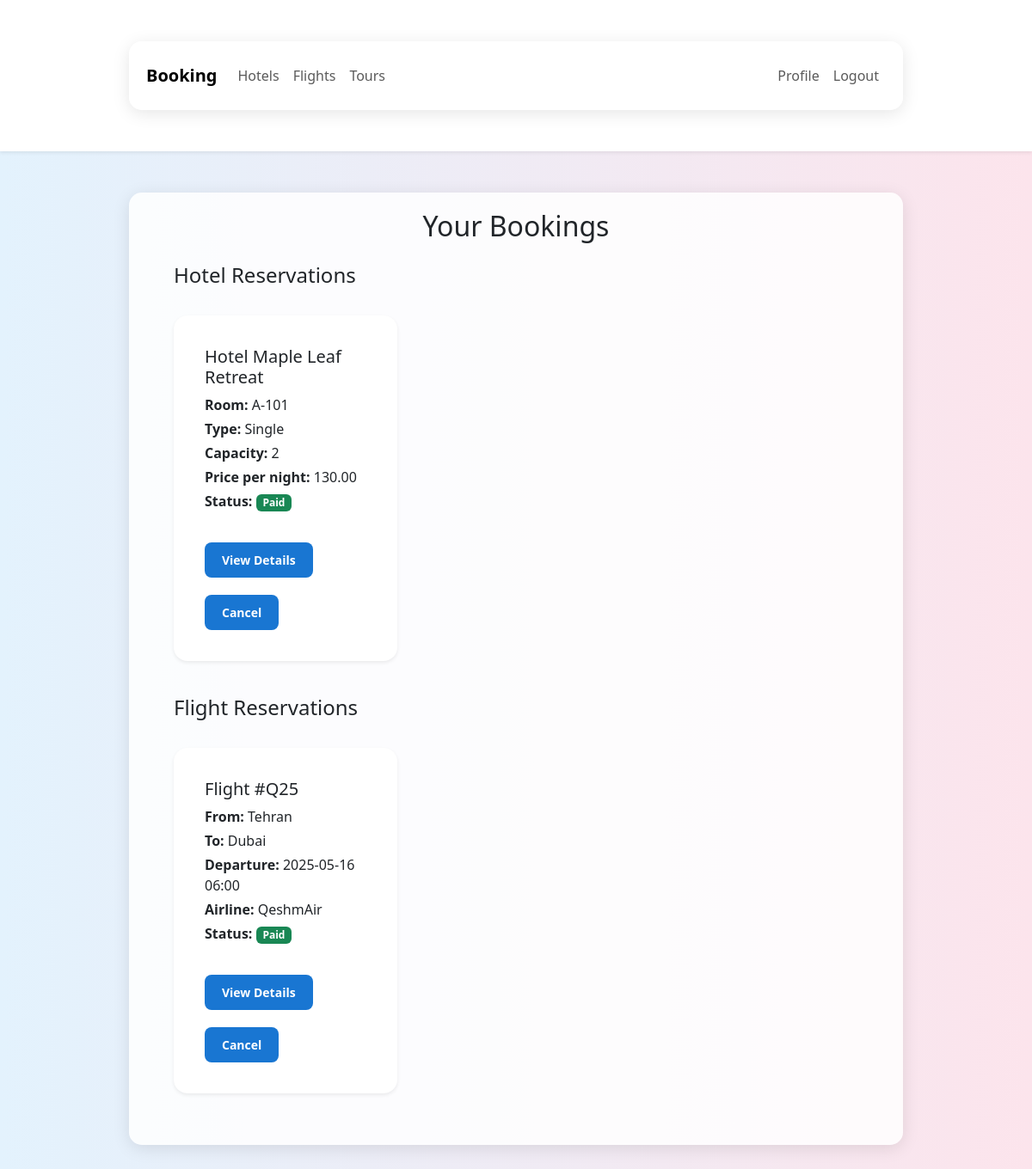
The page /bookings/ (signed in) on the database as committed earlier.
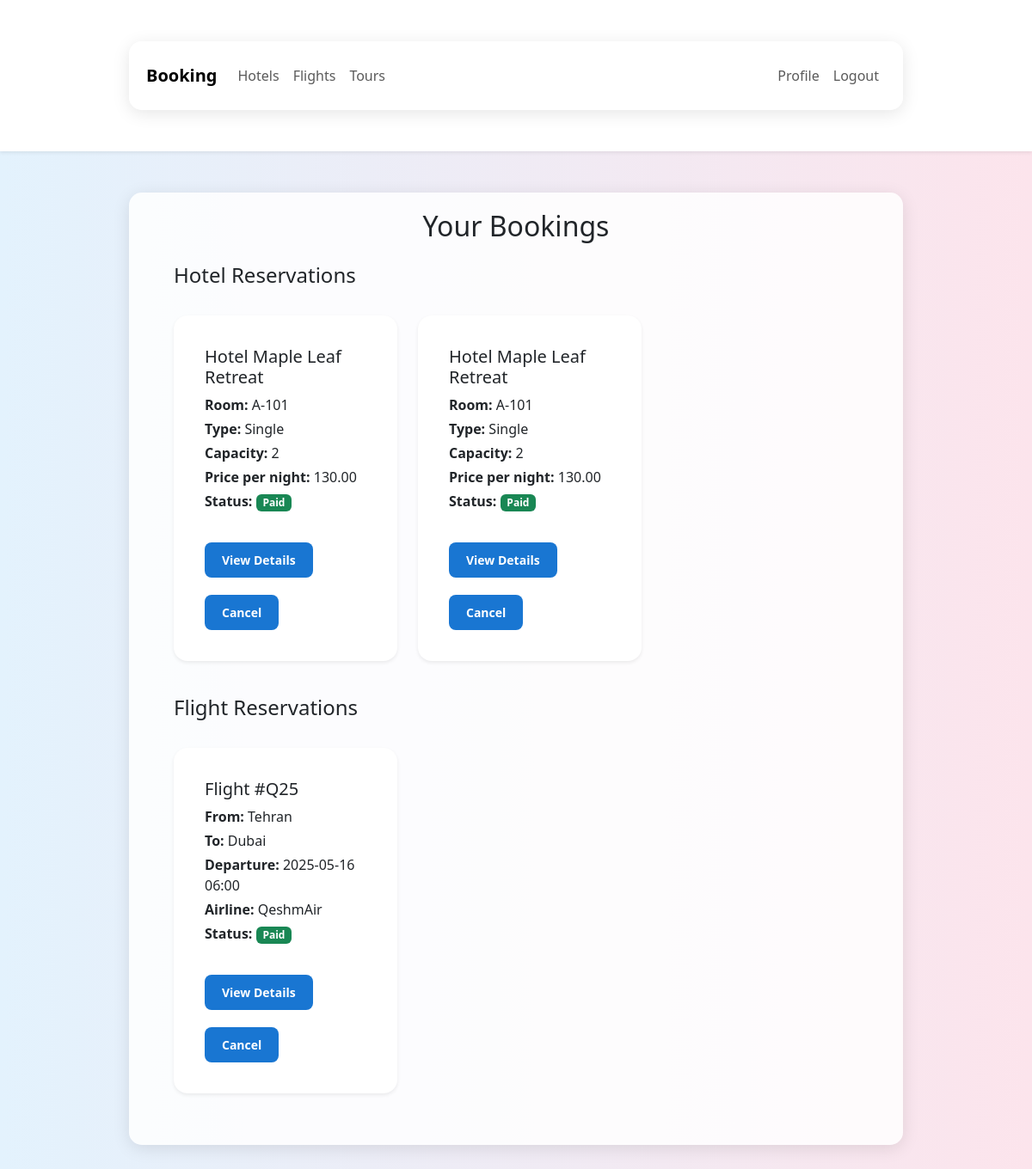
The same page on the database as committed later.
### booking/models.py (models this page shows, shortened)
class Reservation(models.Model):
    RESERVATION_TYPE_CHOICES = [
        ("HOTEL", "Hotel"),
        ("FLIGHT", "Flight"),
        ("TOUR", "Tour"),
    ]
    PAYMENT_STATUS_CHOICES = [
        ("PAID", "Paid"),
        ("UNPAID", "Unpaid"),
    ]
    user = models.ForeignKey(User, on_delete=models.CASCADE, related_name="reservations")
    reservation_type = models.CharField(max_length=10, choices=RESERVATION_TYPE_CHOICES)
    tour = models.ForeignKey(Tour, null=True, blank=True, on_delete=models.SET_NULL)
    room = models.ForeignKey(Room, null=True, blank=True, on_delete=models.SET_NULL)
    flight = models.ForeignKey(Flight, null=True, blank=True, on_delete=models.SET_NULL)
    seat_number = models.CharField(max_length=10, blank=True, null=True)
    reservation_date = models.DateTimeField(auto_now_add=True)
    payment_status = models.CharField(max_length=10, choices=PAYMENT_STATUS_CHOICES)

class Room(models.Model):
    hotel = models.ForeignKey(Hotel, on_delete=models.CASCADE, related_name="rooms")
    room_type = models.ForeignKey(RoomType, on_delete=models.SET_NULL, null=True)
    room_number = models.CharField(max_length=10, help_text="e.g., '101', 'A-203'")
    capacity = models.IntegerField()
    price_per_night = models.DecimalField(max_digits=10, decimal_places=2)
    amenities = models.ManyToManyField(Amenity, blank=True, related_name='rooms')
    is_available = models.BooleanField(default=True)
    class Meta:
        unique_together = ('hotel', 'room_number')

class Hotel(models.Model):
    name = models.CharField(max_length=200)
    location_city = models.CharField(max_length=100)
    location_address = models.TextField()
    description = models.TextField(blank=True)
    star_rating = models.PositiveSmallIntegerField(choices=[(i, f"{i} Star{'s' if i > 1 else ''}") for i in range(1, 6)])
    contact_email = models.EmailField(blank=True)
    manager = models.ForeignKey(User, on_delete=models.CASCADE, related_name="managed_hotels")

class RoomType(models.Model):
    name = models.CharField(max_length=100, unique=True, help_text="e.g., Single, Double, Suite, Deluxe King")
    description = models.TextField(blank=True)

class Flight(models.Model):
    flight_number = models.CharField(max_length=20, unique=True)
    origin = models.CharField(max_length=100)
    destination = models.CharField(max_length=100)
    departure_time = models.DateTimeField()
    arrival_time = models.DateTimeField()
    airline = models.ForeignKey(Airline, on_delete=models.CASCADE)
    seat_count = models.IntegerField()
    available_seats = models.IntegerField()
    price = models.DecimalField(max_digits=10, decimal_places=2)

class Airline(models.Model):
    name = models.CharField(max_length=100)
    manager = models.ForeignKey(User, on_delete=models.CASCADE, related_name="managed_airlines")

### booking/views.py (the view, shortened to what this page needs)
# urls.py: path('bookings/', views.booking_list, name='booking_list'),
def booking_list(request):
    if "username" not in request.session:
        return redirect("auth")
    user = User.objects.get(username=request.session["username"])
    if user.is_hotel_manager:
        hotels = Hotel.objects.filter(manager=user)
        rooms = Room.objects.filter(hotel__in=hotels)
        return render(
            request,
            "booking_list.html",
            {"user": user, "rooms": rooms, "hotels": hotels},
        )
    elif user.is_tour_operator:
        tours = Tour.objects.filter(operator=user)
        return render(request, "booking_list.html", {"user": user, "tours": tours})
    else:
        bookings = Reservation.objects.filter(user=user)
        return render(request, "booking_list.html", {"user": user, "bookings": bookings})

### booking/templates/booking_list.html (shortened to what this page needs)
{% extends 'base.html' %}
{% block content %}
<div class="">
  <h2 class="mb-4 text-center">
    {% if user.is_hotel_manager %}
      Your Hotel Rooms
    {% else %}
      Your Bookings
    {% endif %}
  </h2>
  {% if user.is_hotel_manager %}
    {% for hotel in hotels %}
      {% if hotel.manager == user %}
        <ul>
          <h4>{{ hotel.name }}</h4>
          <a href="{% url 'add_room' hotel.id %}" class="btn btn-sm">Add Room</a>
          <div class="row mt-4">
            {% for room in hotel.rooms.all %}
              <div class="col-md-6 col-lg-4 mb-4">
                <div class="card shadow-sm h-100 border-0 rounded-4">
                  <div class="card-body d-flex flex-column justify-content-between">
                    <div>
                      <h5 class="card-title">Room {{ room.room_number }}</h5>
                      <p class="card-text mb-1">
                        <strong>Type:</strong> {{ room.room_type.name }}
                      </p>
                      <p class="card-text mb-1">
                        <strong>Beds:</strong> {{ room.capacity }}
                      </p>
                      <p class="card-text mb-1">
                        <strong>Price per night:</strong> ${{ room.price_per_night }}
                      </p>
                      <p class="card-text">
                        <strong>Status:</strong>
                        {% if room.is_available %}
                        <span class="badge bg-success">Available</span>
                        {% else %}
                        <span class="badge bg-danger">Not Available</span>
                        {% endif %}
                      </p>
                    </div>
                    <div class="mt-3 d-flex justify-content-between">
                      <a
                        href="{% url 'edit_room' room.id %}"
                        class="btn btn-sm btn-warning px-3"
                        >Edit</a
                      >
                      <a
                        href="{% url 'delete_room' room.id %}"
                        class="btn btn-sm btn-danger px-3"
                        onclick="return confirm('Are you sure you want to delete this room?');"
                      >
                        Delete
                      </a>
                    </div>
                  </div>
                </div>
              </div>
            {% endfor %}
          </div>
        </ul>
      {% endif %}
    {% endfor %}
  {% else %}
    <ul class="booking-list row">
      <h4>Hotel Reservations</h4>
      {% for booking in bookings %} {% if booking.reservation_type == 'HOTEL' %}
      <div class="col-md-6 col-lg-4 my-4">
        <div class="card shadow-sm h-100 border-0 rounded-4">
          <div class="card-body d-flex flex-column justify-content-between">
            <div>
              <h5 class="card-title">Hotel {{ booking.room.hotel.name }}</h5>
              <p class="card-text mb-1">
                <strong>Room:</strong> {{ booking.room.room_number }}
              </p>
              <p class="card-text mb-1">
                <strong>Type:</strong> {{ booking.room.room_type.name }}
              </p>
              <p class="card-text mb-1">
                <strong>Capacity:</strong> {{ booking.room.capacity }}
              </p>
              <p class="card-text mb-1">
                <strong>Price per night:</strong> {{ booking.room.price_per_night}}
              </p>
              <p class="card-text">
                <strong>Status:</strong>
                {% if booking.payment_status == 'PAID' %}
                <span class="badge bg-success">Paid</span>
                {% elif booking.payment_status == 'UNPAID' %}
                <span class="badge bg-danger">Unpaid</span>
                {% else %}
                <span class="badge bg-warning">Not Paid</span>
                {% endif %}
              </p>
              <a
                href="{% url 'booking_detail' booking.id %}"
                class="btn btn-primary btn-sm"
                >View Details</a>
              <a href="{% url 'cancel_reservation' booking.id %}" class="btn btn-primary btn-sm"
                onclick="return confirm('Are you sure you want to delete this reservation?');">
                Cancel
              </a>
            </div>
          </div>
        </div>
      </div>
      {% endif %} {% empty %}
      <li>You have no bookings yet.</li>
      {% endfor %}
    </ul>
    <ul>
      <h4>Flight Reservations</h4>
      <div class="row">
        {% for booking in bookings %}
          {% if booking.reservation_type == 'FLIGHT' %}
            <div class="col-md-6 col-lg-4 my-4">
              <div class="card shadow-sm h-100 border-0 rounded-4">
                <div class="card-body d-flex flex-column justify-content-between">
                  <div>
                    <h5 class="card-title">
                      Flight #{{ booking.flight.flight_number }}
                    </h5>
                    <p class="card-text mb-1">
                      <strong>From:</strong> {{ booking.flight.origin }}
                    </p>
                    <p class="card-text mb-1">
                      <strong>To:</strong> {{ booking.flight.destination }}
                    </p>
                    <p class="card-text mb-1">
                      <strong>Departure:</strong> {{ booking.flight.departure_time|date:"Y-m-d H:i" }}
                    </p>
                    <p class="card-text mb-1">
                      <strong>Airline:</strong> {{ booking.flight.airline.name }}
                    </p>
                    <p class="card-text">
                      <strong>Status:</strong>
                      {% if booking.payment_status == 'PAID' %}
                      <span class="badge bg-success">Paid</span>
                      {% elif booking.payment_status == 'UNPAID' %}
                      <span class="badge bg-danger">Unpaid</span>
                      {% else %}
                      <span class="badge bg-warning">Pending</span>
                      {% endif %}
                    </p>
                    <a
                      href="{% url 'booking_detail' booking.id %}"
                      class="btn btn-primary btn-sm"
                      >View Details</a
                    >
                    <a href="{% url 'cancel_reservation' booking.id %}" class="btn btn-primary btn-sm"
                      onclick="return confirm('Are you sure you want to delete this reservation?');">
                      Cancel
                    </a>
                  </div>
                </div>
              </div>
            </div>
          {% endif %}
        {% empty %}
          <li>You have no flight bookings yet.</li>
        {% endfor %}
      </div>
    </ul>
  {% endif %}
</div>
{% endblock %}

### booking/templates/base.html (shortened to what this page needs)
{% load static %}
<!DOCTYPE html>
<html lang="en">
<head>
  <link href="https://cdn.jsdelivr.net/npm/bootstrap@5.3.0/dist/css/bootstrap.min.css" rel="stylesheet">
  <link href="{% static 'assets/styles/bookings.css' %}" rel="stylesheet">
</head>
<body>
  <nav class="navbar navbar-expand-lg navbar-light bg-white shadow-sm">
    <div class="container">
      <a class="navbar-brand fw-bold" href="{% url 'home_redirect' %}">Booking</a>
      <div class="collapse navbar-collapse justify-content-between" id="navbarContent">
        <ul class="navbar-nav">
          <li class="nav-item">
            <a class="nav-link" href="{% url 'hotel_list' %}">Hotels</a>
          </li>
          <li class="nav-item">
            <a class="nav-link" href="{% url 'flight_list' %}">Flights</a>
          </li>
          <li class="nav-item">
            <a class="nav-link" href="{% url 'tour_list' %}">Tours</a>
          </li>
        </ul>
        <ul class="navbar-nav">
          {% if request.session.username %}
            <li class="nav-item">
              <a class="nav-link" href="{% url 'profile' %}">Profile</a>
            </li>
            <li class="nav-item">
              <a class="nav-link" href="{% url 'logout' %}">Logout</a>
            </li>
          {% else %}
            <li class="nav-item">
              <a class="nav-link" href="{% url 'auth' %}">Login / Register</a>
            </li>
          {% endif %}
        </ul>
      </div>
    </div>
  </nav>
  <main class="container my-5 justify-content-center">
    {% block content %}
    {% endblock %}
  </main>
</body>
</html>

### booking/static/assets/styles/bookings.css (style rules this page uses)
body { font-family: 'Segoe UI', Tahoma, Geneva, Verdana, sans-serif; background: linear-gradient(to right, #e3f2fd, #fce4ec); margin: 0; padding: 0; }
.container { max-width: 900px; margin: 40px auto; padding: 20px; background: rgba(255, 255, 255, 0.85); border-radius: 15px; box-shadow: 0 4px 20px rgba(0, 0, 0, 0.1); }
.card { background: #ffffff; border-radius: 12px; padding: 20px; box-shadow: 0 2px 8px rgba(0, 0, 0, 0.1); transition: transform 0.3s ease, box-shadow 0.3s ease; }
.btn { display: inline-block; padding: 10px 20px; background-color: #1976d2; color: #fff; border: none; border-radius: 8px; text-decoration: none; text-align: center; font-weight: bold; transition: background-color 0.3s ease; margin-top: 20px; }

Rows that differ between the two databases and show on the page:
added Reservation: room.hotel.name "Maple Leaf Retreat", room.room_number "A-101", room.room_type.name "Single", room.capacity "2", room.price_per_night "130.00", payment_status "Paid", shown under "Hotel Reservations"
